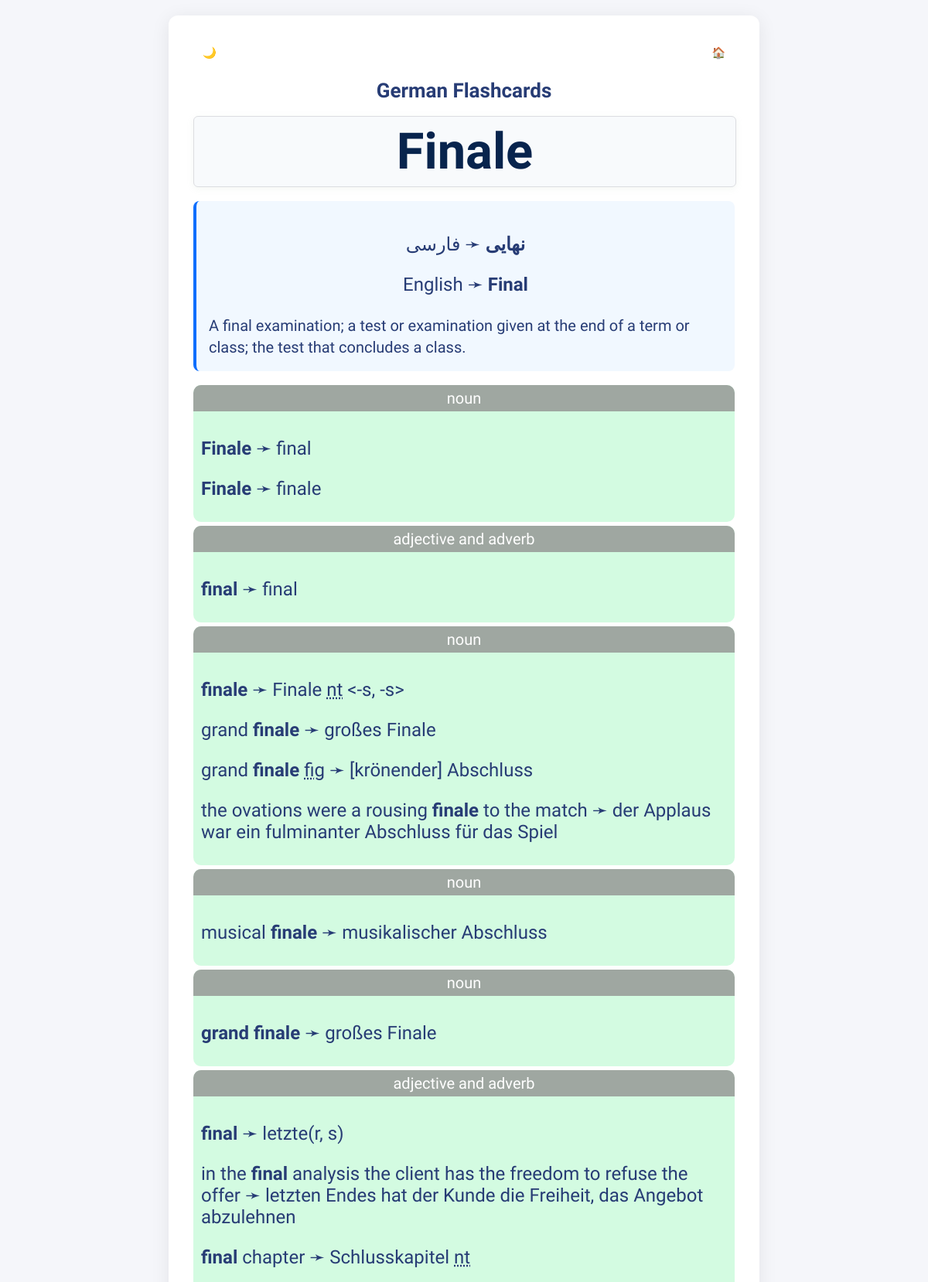
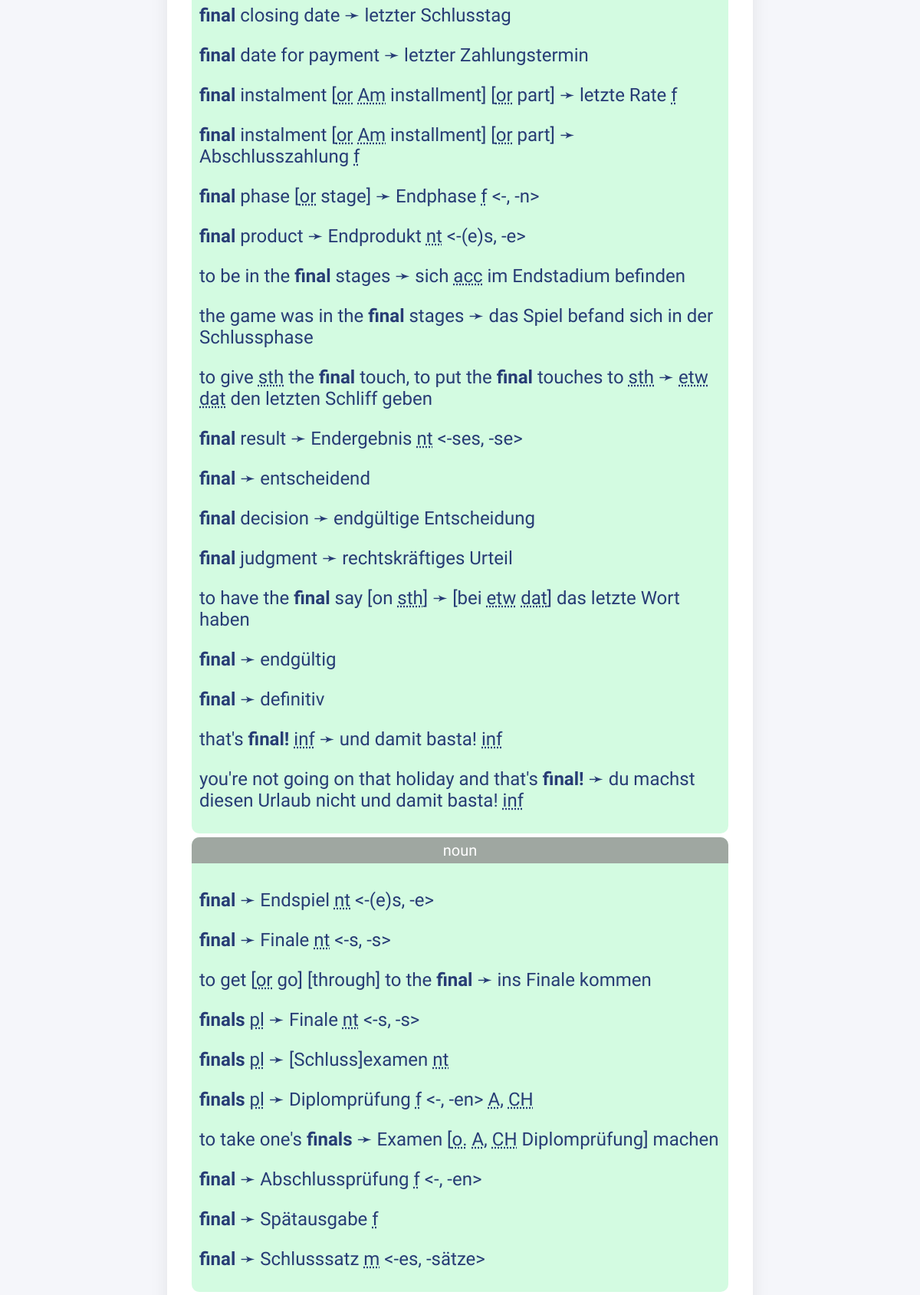
Screenshot of /view/19 (upper part) with the database file from the repository (2 pictures, top to bottom).
### tables this page shows
CREATE TABLE flashcards (
                id INTEGER PRIMARY KEY AUTOINCREMENT,
                german TEXT NOT NULL,
                english TEXT,
                persian TEXT,
                definition TEXT,
                pons TEXT,
                coef INTEGER,
                after TEXT
            );

### main.py (the view)
@app.route("/view/<int:card_id>")
def view(card_id):
    with sqlite3.connect(DB_PATH) as conn:
        c = conn.cursor()
        c.execute(f"SELECT * FROM flashcards WHERE id='{card_id}'")
        card = c.fetchone()
        if card is None:
            card = (0, "", "", "", "", "{}", 1, "")
    return render_template(
        "view.html",
        card={
            "id": card[0],
            "de": card[1],
            "en": card[2],
            "fa": card[3],
            "tx": card[4],
        },
        pons=json.loads(card[5]),
    )

### templates/view.html (shortened to what this page needs)
{% extends 'base.html' %}
{% block container %}
<h1>German Flashcards</h1>
<div class="flashcard" id="flashcard" onclick="showDetails()">
  {{ card.de }}
</div>
<div class="details" id="details" style="display:block;">
  <div class="translations">
    <p class="persian"><strong>{{ card.fa }}</strong> &#10139 فارسی </p>
    <p class="english">English &#10139 <strong>{{ card.en }}</strong></p>
    <small class="defenitions">{{ card.tx }}</small>
  </div>
  {% for lang in pons %}
    {% for hit in lang.hits %}
      <div>
      {% for rom in hit.roms %}
        <div class="def-entry">
        <small class="def-entry-heading">{{rom.wordclass}}</small>
        <div class="def-entry-body">
          {% for arb in rom.arabs %}
            {% for trn in arb.translations %}
              <p>
                <span>{{trn.source|safe}} &#10139</span>
                <span>{{trn.target|safe}}</span>
              </p>
            {% endfor %}
          {% endfor %}
        </div>
        </div>
      {% endfor %}
      </div>
    {% endfor %}
  {% endfor %}
</div>
{% endblock container %}

### static/style.css (style rules this page uses)
body { font-family: "Vazirmatn", sans-serif; font-size: small; background: var(--bg-color); margin: 0; padding: 10px; color: var(--text-color); transition: background 0.3s, color 0.3s; display: flex; flex-direction: column; }
:root { --bg-color: #f5f6fa; --container-bg: #fff; --text-color: #273c75; --h1-color: #273c75; --input-border: #dcdde1; --button-bg: #44bd32; --button-hover: #3c219c; --button-active: #94008a; --table-border: #f1f2f6; --th-bg: #f1f2f6; --th-color: #353b48; --practice-link-color: #273c75; --practice-link-hover: #0097e6; --flashcard-bg: #f8fafc; --flashcard-border: #dcdde1; --flashcard-color: #08244dff; --flashcard-hover-bg: #45bd321a; --translations-bg: #f1f8ff; --translations-border: #0d6efd; --nav-button-bg: #0d6efd; --back-link-color: #0d6efd; --back-link-hover: #0a58ca; --def-entry-bg: #b5f8cd98; --def-heading-bg: #9fa7a1ff; --timer-color: #333; --status-color: #353b48; }
h1 { text-align: center; color: var(--h1-color); }
.flashcard { background: var(--flashcard-bg); border: 1px solid var(--flashcard-border); border-radius: 6px; outline: none; width: 100%; min-height: 90px; display: flex; align-items: center; justify-content: center; font-size: 5em; font-weight: bolder; color: var(--flashcard-color); cursor: pointer; margin-bottom: 18px; transition: box-shadow 0.2s; box-shadow: 0 2px 8px rgba(169, 192, 172, 0.13); user-select: none; }
.details { width: 100%; display: none; padding: 0; margin: 0; margin-top: 10px; font-size: x-large; }
.translations { border-left: 4px solid var(--translations-border); background: var(--translations-bg); color: var(--text-color); border-radius: 8px; padding: 18px 16px; margin-bottom: 18px; }
.def-entry { border-radius: 10px; background-color: var(--def-entry-bg); }
.def-entry-heading { border-radius: 10px 10px 0 0; background-color: var(--def-heading-bg); display: block; text-align: center; width: 100%; padding: 5px 0; color: white; }
.def-entry-body { padding: 5px; margin: 5px; }
.persian { text-align: center; }
.english { text-align: center; }

### rows the page displays
flashcards: de "Finale", fa "نهایی", en "Final", tx "A final examination; a test or examination given at the end of a term or class; the test that concludes a class.", source "Finale", target "final", target "finale", source "final", source "finale", target "Finale nt <-s, -s>", source "grand finale", target "großes Finale", source "grand finale fig", target "[krönender] Abschluss", source "the ovations were a rousing finale to the match", target "der Applaus war ein fulminanter Abschluss für das Spiel", source "musical finale", target "musikalischer Abschluss", target "letzte(r, s)", source "in the final analysis the client has the freedom to refuse the offer", target "letzten Endes hat der Kunde die Freiheit, das Angebot abzulehnen", source "final chapter", target "Schlusskapitel nt", source "final closing date", target "letzter Schlusstag", source "final date for payment", target "letzter Zahlungstermin", source "final instalment [ or Am installment] [ or part]", target "letzte Rate f", target "Abschlusszahlung f", source "final phase [ or stage]", target "Endphase f <-, -n>", source "final product", target "Endprodukt nt <-(e)s, -e>", source "to be in the final stages", target "sich acc im Endstadium befinden", source "the game was in the final stages", target "das Spiel befand sich in der Schlussphase", source "to give sth the final touch , to put the final touches to sth", target "etw dat den letzten Schliff geben", source "final result", target "Endergebnis nt <-ses, -se>", target "entscheidend", source "final decision", target "endgültige Entscheidung", source "final judgment", target "rechtskräftiges Urteil", source "to have the final say [on sth ]", target "[bei etw dat ] das letzte Wort haben", target "endgültig", target "definitiv", target "Endspiel nt <-(e)s, -e>", source "to get [ or go] [through] to the final", target "ins Finale kommen", source "finals pl", target "Abschlussprüfung f <-, -en>", target "Spätausgabe f", target "Schlusssatz m <-es, -sätze>"

### other values shown
{{ rom.wordclass }} "noun" "adjective and adverb" "noun" "noun" "noun" "adjective and adverb" "noun"
{{ trn.source|safe }} "grand finale" "that's final! inf" "you're not going on that holiday and that's final!" "finals pl" "finals pl" "to take one's finals"
{{ trn.target|safe }} "großes Finale" "und damit basta! inf" "du machst diesen Urlaub nicht und damit basta! inf" "[Schluss]examen nt" "Diplomprüfung f <-, -en> A , CH" "Examen [ o. A , CH Diplomprüfung] machen"
